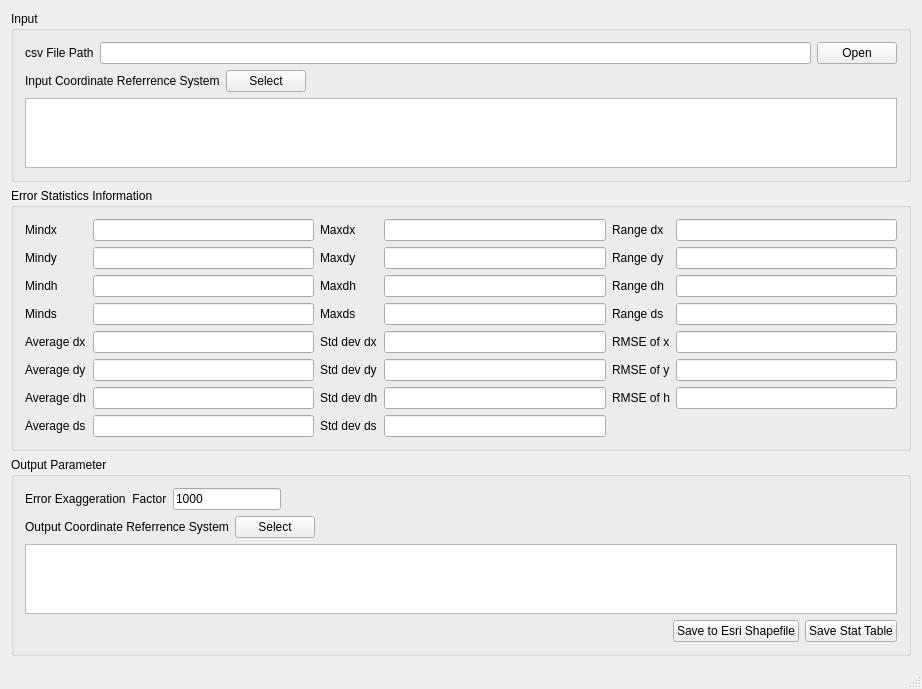
<?xml version="1.0" encoding="UTF-8"?>
<ui version="4.0">
 <class>ShapefileConverterClass</class>
 <widget class="QMainWindow" name="ShapefileConverterClass">
  <property name="geometry">
   <rect>
    <x>0</x>
    <y>0</y>
    <width>922</width>
    <height>683</height>
   </rect>
  </property>
  <property name="windowTitle">
   <string>ShapefileConverter</string>
  </property>
  <widget class="QWidget" name="centralWidget">
   <layout class="QVBoxLayout" name="verticalLayout_5">
    <item>
     <widget class="QGroupBox" name="groupBox_3">
      <property name="title">
       <string>Input</string>
      </property>
      <layout class="QVBoxLayout" name="verticalLayout_4">
       <item>
        <layout class="QVBoxLayout" name="verticalLayout_3">
         <item>
          <layout class="QHBoxLayout" name="horizontalLayout">
           <item>
            <widget class="QLabel" name="label">
             <property name="text">
              <string>csv File Path</string>
             </property>
            </widget>
           </item>
           <item>
            <widget class="QLineEdit" name="lineEditCsvFilePath">
             <property name="readOnly">
              <bool>true</bool>
             </property>
            </widget>
           </item>
           <item>
            <widget class="QPushButton" name="pushButtonCsvFileOpen">
             <property name="text">
              <string>Open</string>
             </property>
            </widget>
           </item>
          </layout>
         </item>
         <item>
          <layout class="QHBoxLayout" name="horizontalLayout_2">
           <item>
            <widget class="QLabel" name="label_23">
             <property name="text">
              <string>Input Coordinate Referrence System</string>
             </property>
            </widget>
           </item>
           <item>
            <widget class="QPushButton" name="pushButtonInputCRS">
             <property name="text">
              <string>Select</string>
             </property>
            </widget>
           </item>
           <item>
            <spacer name="horizontalSpacer">
             <property name="orientation">
              <enum>Qt::Horizontal</enum>
             </property>
             <property name="sizeHint" stdset="0">
              <size>
               <width>40</width>
               <height>20</height>
              </size>
             </property>
            </spacer>
           </item>
          </layout>
         </item>
         <item>
          <widget class="QTextEdit" name="textEditInputCRS">
           <property name="readOnly">
            <bool>true</bool>
           </property>
          </widget>
         </item>
        </layout>
       </item>
      </layout>
     </widget>
    </item>
    <item>
     <widget class="QGroupBox" name="groupBox_2">
      <property name="title">
       <string>Error Statistics Information</string>
      </property>
      <layout class="QVBoxLayout" name="verticalLayout_2">
       <item>
        <layout class="QGridLayout" name="gridLayout">
         <item row="0" column="0">
          <widget class="QLabel" name="label_2">
           <property name="text">
            <string>Mindx</string>
           </property>
          </widget>
         </item>
         <item row="0" column="1">
          <widget class="QLineEdit" name="lineEditMindx">
           <property name="readOnly">
            <bool>true</bool>
           </property>
          </widget>
         </item>
         <item row="0" column="2">
          <widget class="QLabel" name="label_5">
           <property name="text">
            <string>Maxdx</string>
           </property>
          </widget>
         </item>
         <item row="0" column="3">
          <widget class="QLineEdit" name="lineEditMaxdx">
           <property name="readOnly">
            <bool>true</bool>
           </property>
          </widget>
         </item>
         <item row="0" column="4">
          <widget class="QLabel" name="label_10">
           <property name="text">
            <string>Range dx</string>
           </property>
          </widget>
         </item>
         <item row="0" column="5">
          <widget class="QLineEdit" name="lineEditRangedx">
           <property name="readOnly">
            <bool>true</bool>
           </property>
          </widget>
         </item>
         <item row="1" column="0">
          <widget class="QLabel" name="label_3">
           <property name="text">
            <string>Mindy</string>
           </property>
          </widget>
         </item>
         <item row="1" column="1">
          <widget class="QLineEdit" name="lineEditMindy">
           <property name="readOnly">
            <bool>true</bool>
           </property>
          </widget>
         </item>
         <item row="1" column="2">
          <widget class="QLabel" name="label_8">
           <property name="text">
            <string>Maxdy</string>
           </property>
          </widget>
         </item>
         <item row="1" column="3">
          <widget class="QLineEdit" name="lineEditMaxdy">
           <property name="readOnly">
            <bool>true</bool>
           </property>
          </widget>
         </item>
         <item row="1" column="4">
          <widget class="QLabel" name="label_11">
           <property name="text">
            <string>Range dy</string>
           </property>
          </widget>
         </item>
         <item row="1" column="5">
          <widget class="QLineEdit" name="lineEditRangedy">
           <property name="readOnly">
            <bool>true</bool>
           </property>
          </widget>
         </item>
         <item row="2" column="0">
          <widget class="QLabel" name="label_4">
           <property name="text">
            <string>Mindh</string>
           </property>
          </widget>
         </item>
         <item row="2" column="1">
          <widget class="QLineEdit" name="lineEditMindh">
           <property name="readOnly">
            <bool>true</bool>
           </property>
          </widget>
         </item>
         <item row="2" column="2">
          <widget class="QLabel" name="label_7">
           <property name="text">
            <string>Maxdh</string>
           </property>
          </widget>
         </item>
         <item row="2" column="3">
          <widget class="QLineEdit" name="lineEditMaxdh">
           <property name="readOnly">
            <bool>true</bool>
           </property>
          </widget>
         </item>
         <item row="2" column="4">
          <widget class="QLabel" name="label_12">
           <property name="text">
            <string>Range dh</string>
           </property>
          </widget>
         </item>
         <item row="2" column="5">
          <widget class="QLineEdit" name="lineEditRangedh">
           <property name="readOnly">
            <bool>true</bool>
           </property>
          </widget>
         </item>
         <item row="3" column="0">
          <widget class="QLabel" name="label_6">
           <property name="text">
            <string>Minds</string>
           </property>
          </widget>
         </item>
         <item row="3" column="1">
          <widget class="QLineEdit" name="lineEditMinds">
           <property name="readOnly">
            <bool>true</bool>
           </property>
          </widget>
         </item>
         <item row="3" column="2">
          <widget class="QLabel" name="label_9">
           <property name="text">
            <string>Maxds</string>
           </property>
          </widget>
         </item>
         <item row="3" column="3">
          <widget class="QLineEdit" name="lineEditMaxds">
           <property name="readOnly">
            <bool>true</bool>
           </property>
          </widget>
         </item>
         <item row="3" column="4">
          <widget class="QLabel" name="label_13">
           <property name="text">
            <string>Range ds</string>
           </property>
          </widget>
         </item>
         <item row="3" column="5">
          <widget class="QLineEdit" name="lineEditRangeds">
           <property name="readOnly">
            <bool>true</bool>
           </property>
          </widget>
         </item>
         <item row="4" column="0">
          <widget class="QLabel" name="label_16">
           <property name="text">
            <string>Average dx</string>
           </property>
          </widget>
         </item>
         <item row="4" column="1">
          <widget class="QLineEdit" name="lineEditAveragedx">
           <property name="readOnly">
            <bool>true</bool>
           </property>
          </widget>
         </item>
         <item row="4" column="2">
          <widget class="QLabel" name="label_20">
           <property name="text">
            <string>Std dev dx</string>
           </property>
          </widget>
         </item>
         <item row="4" column="3">
          <widget class="QLineEdit" name="lineEditStddevdx">
           <property name="readOnly">
            <bool>true</bool>
           </property>
          </widget>
         </item>
         <item row="5" column="0">
          <widget class="QLabel" name="label_15">
           <property name="text">
            <string>Average dy</string>
           </property>
          </widget>
         </item>
         <item row="5" column="1">
          <widget class="QLineEdit" name="lineEditAveragedy">
           <property name="readOnly">
            <bool>true</bool>
           </property>
          </widget>
         </item>
         <item row="5" column="2">
          <widget class="QLabel" name="label_18">
           <property name="text">
            <string>Std dev dy</string>
           </property>
          </widget>
         </item>
         <item row="5" column="3">
          <widget class="QLineEdit" name="lineEditStddevdy">
           <property name="readOnly">
            <bool>true</bool>
           </property>
          </widget>
         </item>
         <item row="6" column="0">
          <widget class="QLabel" name="label_14">
           <property name="text">
            <string>Average dh</string>
           </property>
          </widget>
         </item>
         <item row="6" column="1">
          <widget class="QLineEdit" name="lineEditAveragedh">
           <property name="readOnly">
            <bool>true</bool>
           </property>
          </widget>
         </item>
         <item row="6" column="2">
          <widget class="QLabel" name="label_19">
           <property name="text">
            <string>Std dev dh</string>
           </property>
          </widget>
         </item>
         <item row="6" column="3">
          <widget class="QLineEdit" name="lineEditStddevdh">
           <property name="readOnly">
            <bool>true</bool>
           </property>
          </widget>
         </item>
         <item row="7" column="0">
          <widget class="QLabel" name="label_17">
           <property name="text">
            <string>Average ds</string>
           </property>
          </widget>
         </item>
         <item row="7" column="1">
          <widget class="QLineEdit" name="lineEditAverageds">
           <property name="readOnly">
            <bool>true</bool>
           </property>
          </widget>
         </item>
         <item row="7" column="2">
          <widget class="QLabel" name="label_21">
           <property name="text">
            <string>Std dev ds</string>
           </property>
          </widget>
         </item>
         <item row="7" column="3">
          <widget class="QLineEdit" name="lineEditStddevds">
           <property name="readOnly">
            <bool>true</bool>
           </property>
          </widget>
         </item>
         <item row="4" column="4">
          <widget class="QLabel" name="label_25">
           <property name="text">
            <string>RMSE of x</string>
           </property>
          </widget>
         </item>
         <item row="5" column="4">
          <widget class="QLabel" name="label_26">
           <property name="text">
            <string>RMSE of y</string>
           </property>
          </widget>
         </item>
         <item row="6" column="4">
          <widget class="QLabel" name="label_27">
           <property name="text">
            <string>RMSE of h</string>
           </property>
          </widget>
         </item>
         <item row="4" column="5">
          <widget class="QLineEdit" name="lineEditRMSEx">
           <property name="readOnly">
            <bool>true</bool>
           </property>
          </widget>
         </item>
         <item row="5" column="5">
          <widget class="QLineEdit" name="lineEditRMSEy">
           <property name="readOnly">
            <bool>true</bool>
           </property>
          </widget>
         </item>
         <item row="6" column="5">
          <widget class="QLineEdit" name="lineEditRMSEh">
           <property name="readOnly">
            <bool>true</bool>
           </property>
          </widget>
         </item>
        </layout>
       </item>
      </layout>
     </widget>
    </item>
    <item>
     <widget class="QGroupBox" name="groupBox">
      <property name="title">
       <string>Output Parameter</string>
      </property>
      <layout class="QVBoxLayout" name="verticalLayout">
       <item>
        <layout class="QHBoxLayout" name="horizontalLayout_3">
         <item>
          <widget class="QLabel" name="label_22">
           <property name="text">
            <string>Error Exaggeration  Factor</string>
           </property>
          </widget>
         </item>
         <item>
          <widget class="QLineEdit" name="lineEditErrorScale">
           <property name="sizePolicy">
            <sizepolicy hsizetype="Fixed" vsizetype="Fixed">
             <horstretch>0</horstretch>
             <verstretch>0</verstretch>
            </sizepolicy>
           </property>
           <property name="inputMask">
            <string/>
           </property>
           <property name="text">
            <string>1000</string>
           </property>
           <property name="readOnly">
            <bool>false</bool>
           </property>
          </widget>
         </item>
         <item>
          <spacer name="horizontalSpacer_4">
           <property name="orientation">
            <enum>Qt::Horizontal</enum>
           </property>
           <property name="sizeHint" stdset="0">
            <size>
             <width>40</width>
             <height>20</height>
            </size>
           </property>
          </spacer>
         </item>
        </layout>
       </item>
       <item>
        <layout class="QHBoxLayout" name="horizontalLayout_5">
         <item>
          <widget class="QLabel" name="label_24">
           <property name="text">
            <string>Output Coordinate Referrence System</string>
           </property>
          </widget>
         </item>
         <item>
          <widget class="QPushButton" name="pushButtonOutputCRS">
           <property name="text">
            <string>Select</string>
           </property>
          </widget>
         </item>
         <item>
          <spacer name="horizontalSpacer_2">
           <property name="orientation">
            <enum>Qt::Horizontal</enum>
           </property>
           <property name="sizeHint" stdset="0">
            <size>
             <width>40</width>
             <height>20</height>
            </size>
           </property>
          </spacer>
         </item>
        </layout>
       </item>
       <item>
        <widget class="QTextEdit" name="textEditOutputCRS">
         <property name="readOnly">
          <bool>true</bool>
         </property>
        </widget>
       </item>
       <item>
        <layout class="QHBoxLayout" name="horizontalLayout_4">
         <item>
          <spacer name="horizontalSpacer_3">
           <property name="orientation">
            <enum>Qt::Horizontal</enum>
           </property>
           <property name="sizeHint" stdset="0">
            <size>
             <width>40</width>
             <height>20</height>
            </size>
           </property>
          </spacer>
         </item>
         <item>
          <widget class="QPushButton" name="pushButtonSave">
           <property name="text">
            <string>Save to Esri Shapefile</string>
           </property>
          </widget>
         </item>
         <item>
          <widget class="QPushButton" name="pushButtonSaveStatTable">
           <property name="text">
            <string>Save Stat Table</string>
           </property>
          </widget>
         </item>
        </layout>
       </item>
      </layout>
      <zorder></zorder>
      <zorder>textEditOutputCRS</zorder>
      <zorder></zorder>
      <zorder></zorder>
     </widget>
    </item>
   </layout>
  </widget>
  <widget class="QStatusBar" name="statusBar"/>
  <action name="actionOpen">
   <property name="text">
    <string>Open</string>
   </property>
  </action>
  <action name="actionExit">
   <property name="text">
    <string>Exit</string>
   </property>
  </action>
 </widget>
 <layoutdefault spacing="6" margin="11"/>
 <resources/>
 <connections/>
</ui>
